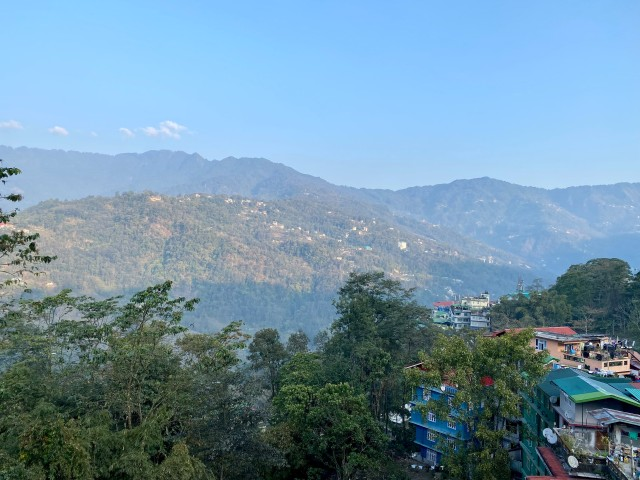
#> input picture images/1.jpg, 640 x 480 px
$ python 'Module 2.py'
#> lines starting #> are read from the running program, lines starting #| are printed output that depends on the picture
# Module – 2:
# Image Manipulation and processing
# Resizing of image along with interpolation methods

import cv2
import numpy as np

# Read the image using imread function
image = cv2.imread('images/1.jpg')
#> image is the input picture: shape (480, 640, 3); mean B, G, R 165.5, 145.5, 112.8
cv2.imshow('Original Image', image)
scale_down = 0.6

# Scaling Down the image 0.6 times using different Interpolation Method
res_inter_nearest = cv2.resize(image, None, fx = scale_down, fy= scale_down, interpolation= cv2.INTER_NEAREST)
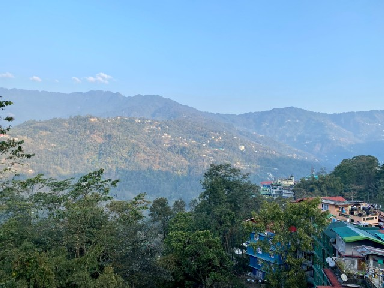
#> res_inter_nearest: shape (288, 384, 3); mean B, G, R 165.7, 145.7, 112.9
res_inter_linear = cv2.resize(image, None, fx= scale_down, fy= scale_down, interpolation= cv2.INTER_LINEAR)
res_inter_area = cv2.resize(image, None, fx= scale_down, fy= scale_down, interpolation= cv2.INTER_AREA)

# Concatenate images in horizontal axis for comparison
vertical= np.concatenate((res_inter_nearest, res_inter_linear, res_inter_area), axis = 0)
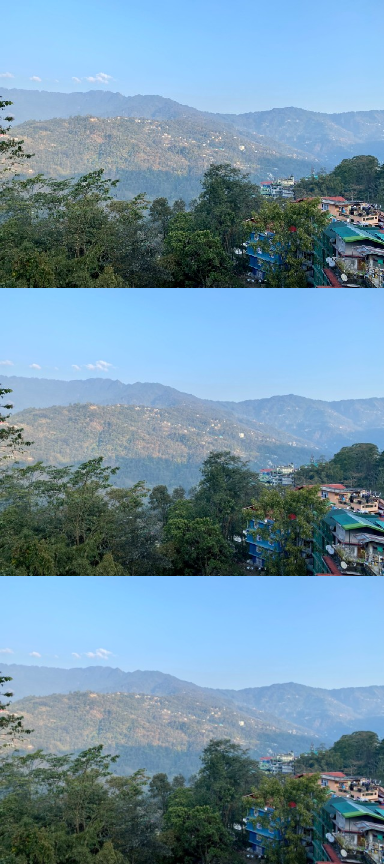
#> vertical: shape (864, 384, 3); mean B, G, R 165.6, 145.6, 112.9
horizontal= np.concatenate((res_inter_nearest, res_inter_linear, res_inter_area), axis = 1)
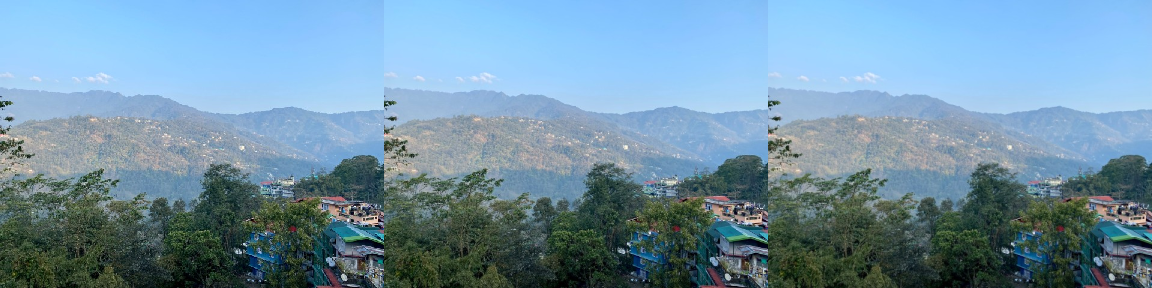
#> horizontal: shape (288, 1152, 3); mean B, G, R 165.6, 145.6, 112.9

# Display the image Press any key to continue
cv2.imshow('Inter Nearest :: Inter Linear :: Inter Area', vertical)
cv2.waitKey(0)

cv2.imshow('Inter Nearest :: Inter Linear :: Inter Area', horizontal)
cv2.waitKey(0)

$ run again, with images/baboon.jpg copied over images/1.jpg
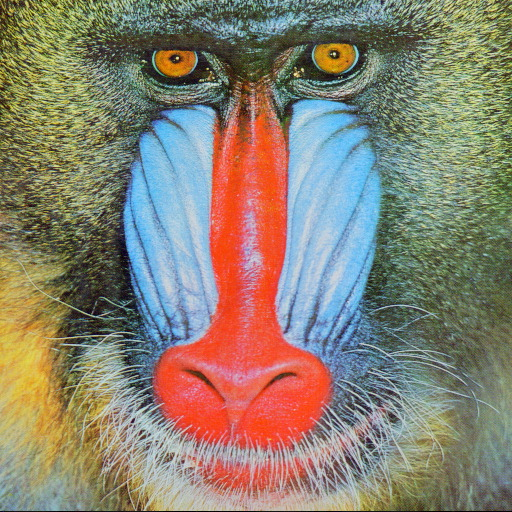
#> input picture images/baboon.jpg, 512 x 512 px
#> image is the input picture: shape (512, 512, 3); mean B, G, R 112.9, 129.1, 137.1
#> `vertical= np.concatenate((res_inter_nearest, res_inter_linear, res_int..`:
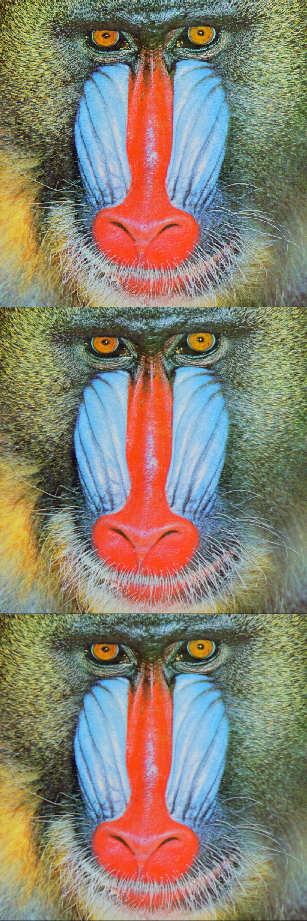
#> vertical: shape (921, 307, 3); mean B, G, R 113, 129.3, 137.2
#> `horizontal= np.concatenate((res_inter_nearest, res_inter_linear, res_i..`:
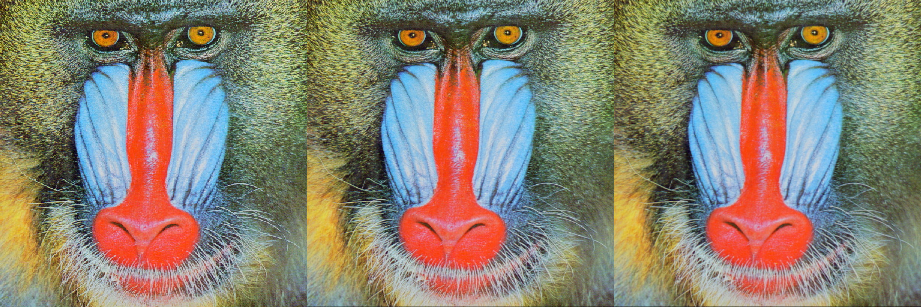
#> horizontal: shape (307, 921, 3); mean B, G, R 113, 129.3, 137.2
